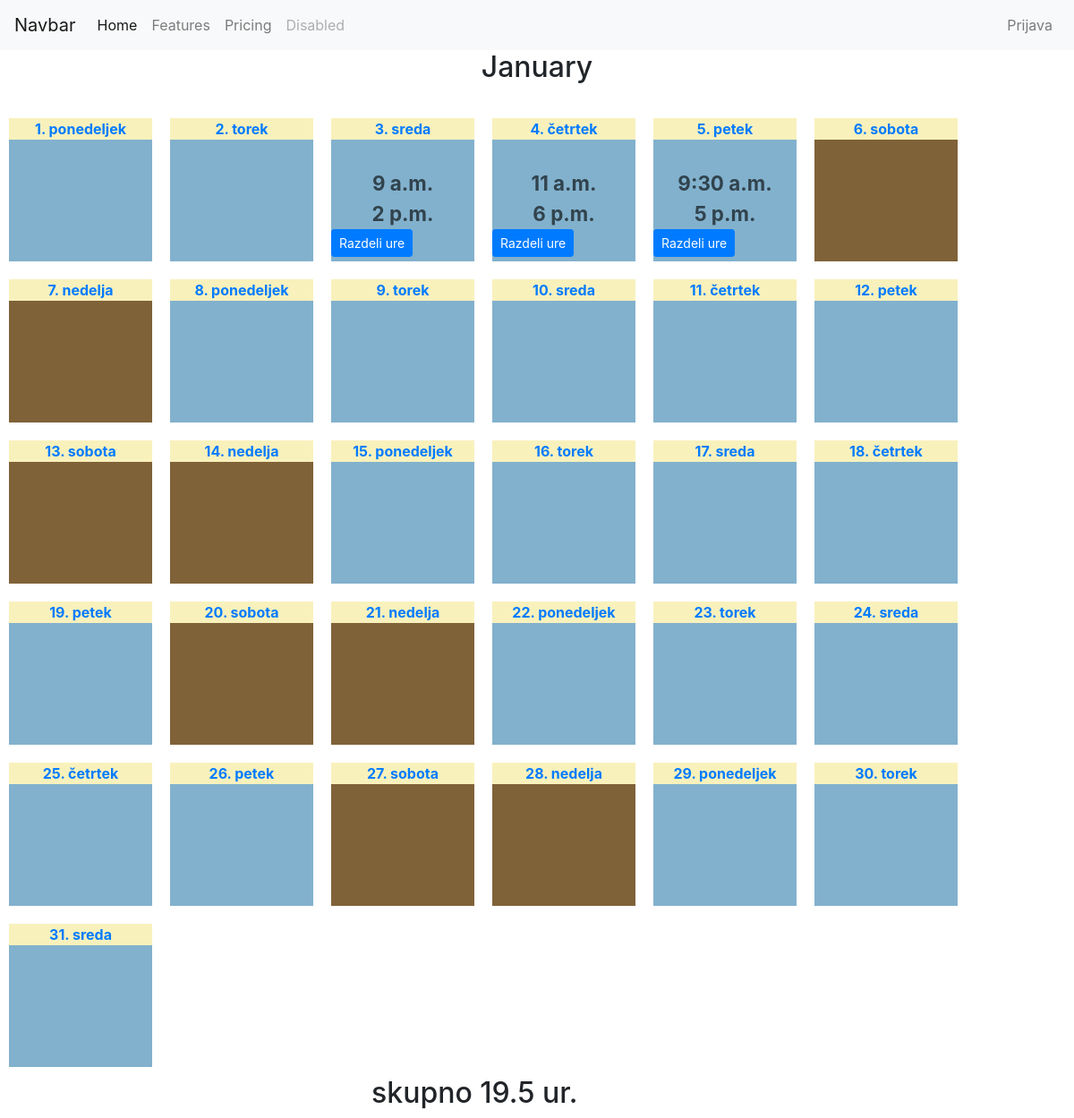
Before: /user_admin/1/2018/1/ with the older database file.
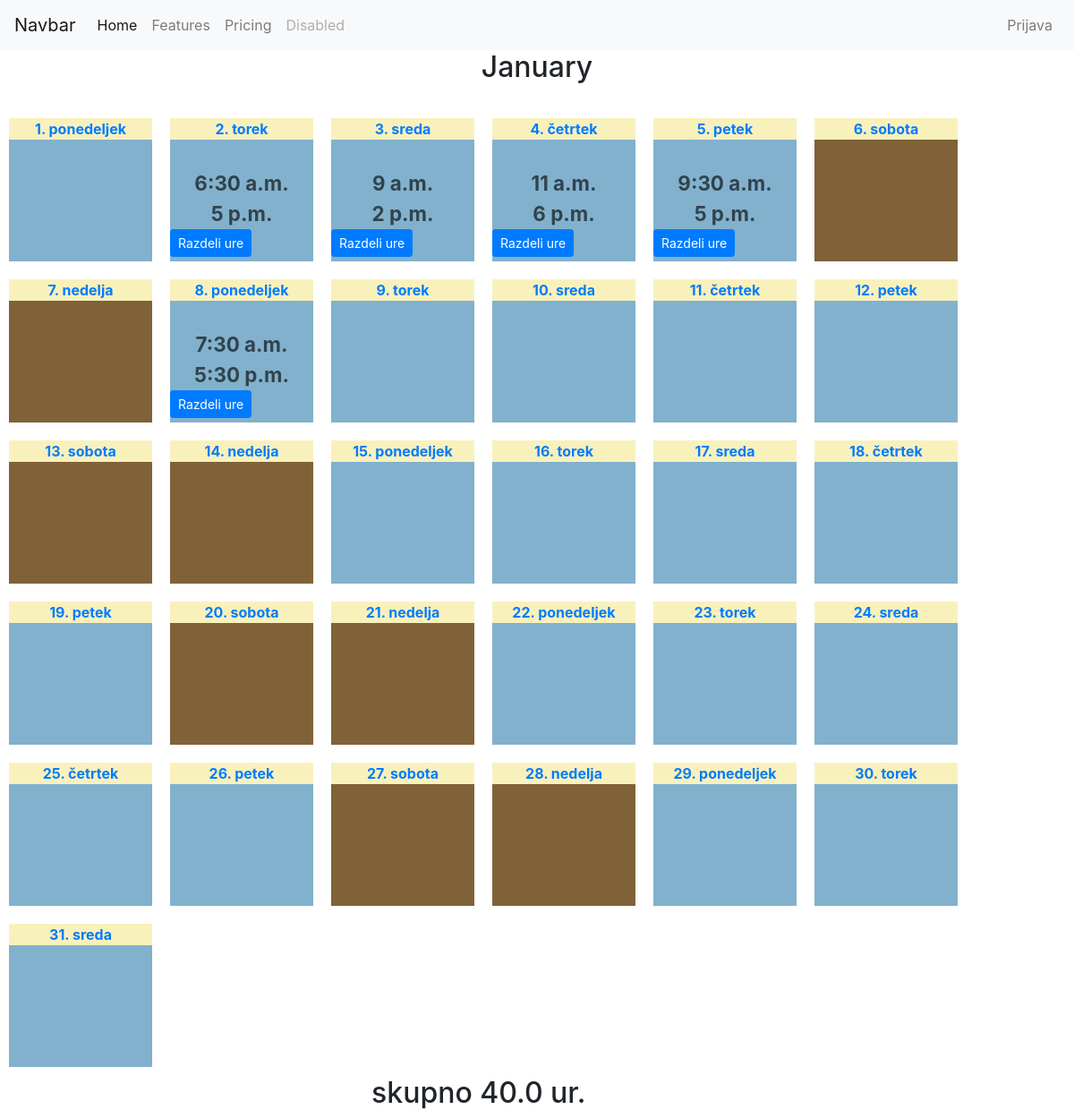
After: the same page with the newer database file.
### user_admin/models.py (models this page shows, shortened)
class WorkDay(models.Model):
    worker = models.ForeignKey(User, on_delete=models.CASCADE)
    day = models.DateField()
    start_time = models.TimeField()
    end_time = models.TimeField()
    is_sick_leave = models.BooleanField(blank=True,default=False)
    is_vacation = models.BooleanField(blank=True, default=False)

### user_admin/views.py (the view)
# urls.py: path('<int:user_id>/<int:c_year>/<int:c_month>/', views.work_month_single, name="work_month_single"),
def work_month_single(request, user_id, c_year, c_month):
    days_in_month = monthrange(c_year, c_month)[1]
    days_list = list(range(1, days_in_month+1))
    days_list_dated = []
    for item in days_list:
        days_list_dated.append(datetime.date(c_year, c_month, item))
    user_work_time = {}
    work_time = WorkDay.objects.filter(worker=user_id)
    for item in work_time:
        user_work_time[item.day] = (item.start_time, item.end_time)
    current_month = calendar.month_name[c_month]
    time_list = []
    calc = 0
    for item, value in user_work_time.items():
        if item.month == c_month:
            time_converted_start = value[0].hour*60 + value[0].minute
            time_converted_end = value[1].hour*60 + value[1].minute
            temp = (time_converted_end - time_converted_start)/60
            time_list.append(temp)
            calc+=temp
    return render(request, 'user_admin/work_month_single.html', {'days_list_dated': days_list_dated, 'user_work_time': user_work_time, 'c_year': c_year, 'c_month': c_month, 'current_month': current_month, 'calc': calc, 'time_list': time_list, 'work_time': work_time})

### user_admin/templates/user_admin/work_month_single.html (shortened to what this page needs)
{% extends 'base.html' %}
{% block content %}
    <div class="row">
        <div class="col text-center">
            <h2>{{ current_month }}</h2>
        </div>
        <div class="row day-list">
        {% for day in days_list_dated %}
            {% if day|date:"l" == "nedelja" or day|date:"l" == "sobota" %}
                 <div class="day-item-red">
                    <a href="{% url 'work_day_single' user.id c_year c_month day|date:'j' %}">
                    <div class="day-title">
                        {{ day|date:"j. l" }}
                    </div>
                </a>
            </div>
            {% else %}
            <div class="day-item">
                <a href="{% url 'work_day_single' user.id c_year c_month day|date:'j' %}">
                    <div class="day-title">
                        {{ day|date:"j. l" }}
                    </div>
                </a>
                <div class="day-times text-center">
                    <ul>
                    {% for k, v in user_work_time.items %}
                        {% for val in v %}
                            {% if k|date:'Y, n, j' == day|date:'Y, n, j' %}
                                <li>{{ val }}</li>
                            {% endif %}
                        {% endfor %}
                    {% endfor %}
                    </ul>
                </div>
                {% for k, v in user_work_time.items %}
                    {% if k|date == day|date %}
                        {% for item in work_time %}
                            {% if item.day|date == day|date %}
                                <a class="btn btn-primary btn-sm" href="{% url 'divide_work_day' user.id item.id %}" role="button">Razdeli ure</a>
                            {% endif %}
                        {% endfor %}
                    {% endif %}
                {% endfor %}
            </div>
            {% endif %}
        {% endfor %}
        </div>
    </div>
    <div class="row">
        <div class="col-4">
        </div>
        <div class="col-4">
            <h2>skupno {{ calc }} ur.</h2>
        </div>
    </div>
{% endblock %}

Changed rows visible on the page:
added WorkDay: v "6:30 a.m." "5 p.m.", day "Razdeli ure"
added WorkDay: v "7:30 a.m." "5:30 p.m.", day "Razdeli ure"
Other visible differences:
{{ calc }}: "19.5" → "40.0"
